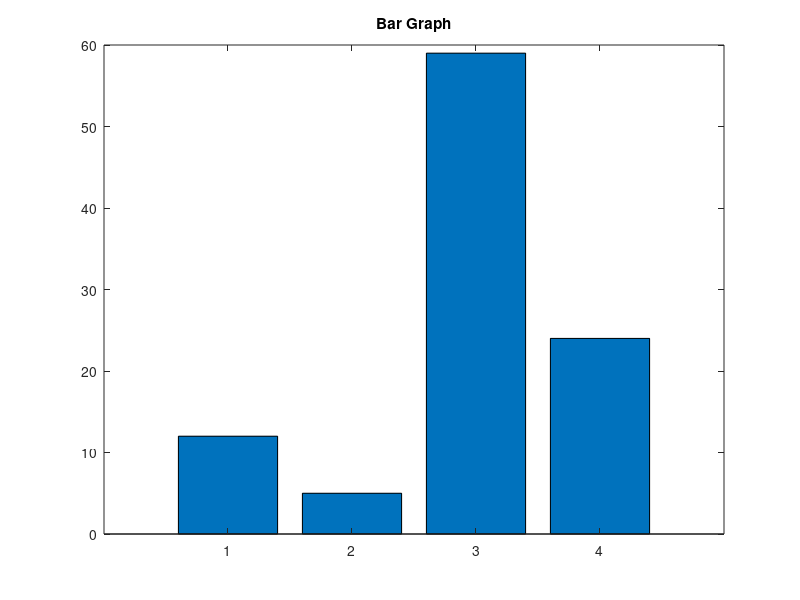

This figure's MATLAB source:
%% Eg03_Switch.m
%   Author: Niall Madden
%   Date  : Jan 2023
%   What  : Example of using switch/case. Taken from MATLAB help
x = [12, 5, 59, 24];
plottype = 'bar'; % One of 'bar', 'pie', 'pie3'
switch plottype
   case 'bar'
      bar(x)
      title('Bar Graph')
   case {'pie','pie3'}
      pie3(x)
      title('Pie Chart')
   otherwise
      warning('Unexpected plot type. No plot created.')
end